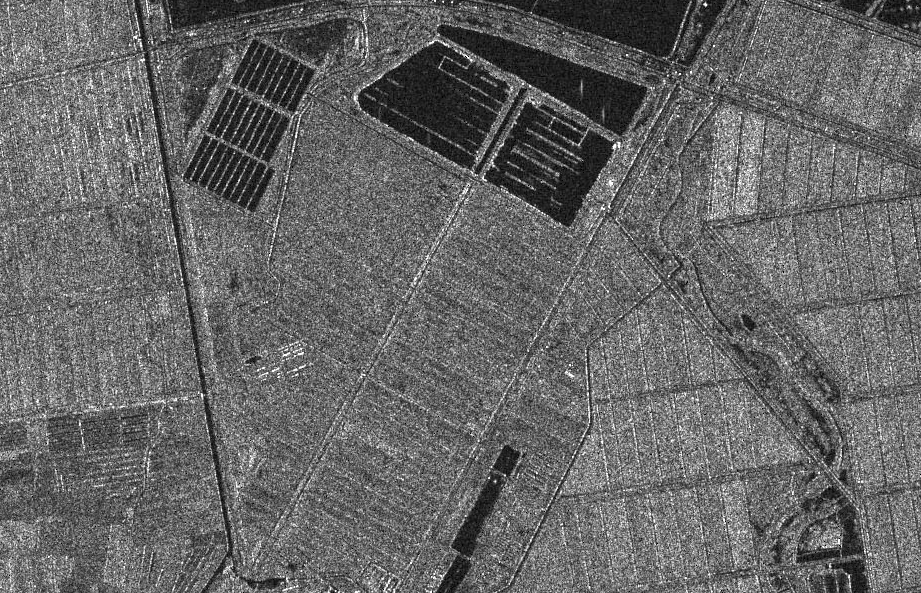
%> input picture datasets/shuguang_1.bmp, 921 x 593 px
$ octave GIR_MRF_demo.m   (GNU Octave 9; MATLAB toolbox functions it lacks are replaced by stand-ins)
%> lines starting %> are read from the running program, lines starting %| are printed output that depends on the picture; in (x1, y1, x2, y2) boxes, pixels count from 0 and x2, y2 are one past the last pixel; in counts of white or black regions, pixels touching at a corner belong together; the program's own positions count from 1
### auxi_funcs/Load_dataset.m
if strcmp(dataset,'#1-Italy') == 1 % Heterogeneous CD of multispectral VS. multispectral
    image_t1 = imread('Italy_1.bmp');
    image_t2 = imread('Italy_2.bmp');
    gt = imread('Italy_gt.bmp');
    Ref_gt = gt(:,:,1);
    figure;
    subplot(131);imshow(image_t1,[]);title('imaget1')
    subplot(132);imshow(image_t2,[]);title('imaget2')
    subplot(133);imshow(Ref_gt,[]);title('Refgt')
elseif strcmp(dataset,'#2-Texas') == 1 % Heterogeneous CD of multispectral VS. multispectral
    load('Cross-sensor-Bastrop-data.mat')
    image_t1 = double(t1_L5);
    image_t2 = double(t2_ALI);
    gt = double(ROI_1);
    Ref_gt = gt(:,:,1);
    figure;
    subplot(131);imshow(2*uint8(image_t1(:,:,[4 3 2])));title('imaget1')
    subplot(132);imshow(6*uint16(image_t2(:,:,[5 4 3])));title('imaget2')
    subplot(133);imshow(Ref_gt,[]);title('Refgt')
elseif strcmp(dataset,'#3-Img7') == 1 % Heterogeneous CD of multispectral VS. multispectral
    image_t1 = imread('Img7-Bc.tif');
    image_t2 = imread('Img7-Ac.tif');
    gt = imread('Img7-C.tif');
    Ref_gt = gt(:,:,1);
    image_t1 = image_t1(1:4:end,1:4:end,:);
    image_t2 = image_t2(1:4:end,1:4:end,:);
    Ref_gt = Ref_gt(1:4:end,1:4:end);
    figure;
    subplot(131);imshow(image_t1,[]);title('imaget1')
    subplot(132);imshow(image_t2,[]);title('imaget2')
    subplot(133);imshow(Ref_gt,[]);title('Refgt')
elseif strcmp(dataset,'#4-Img17') == 1 % Heterogeneous CD of multispectral VS. multispectral
    image_t1 = imread('Img17-Bc.tif');
    image_t2 = imread('Img17-A.tif');
    gt = imread('Img17-C.tif');
    Ref_gt = gt(:,:,1);
    figure;
    subplot(131);imshow(image_t1,[]);title('imaget1')
    subplot(132);imshow(image_t2,[]);title('imaget2')
    subplot(133);imshow(Ref_gt,[]);title('Refgt')
elseif strcmp(dataset,'#5-Shuguang') == 1 % Heterogeneous CD of SAR VS. Optical
    image_t1 = imread('shuguang_1.bmp');
%> image_t1 is the input picture: size 593x921x3 uint8; min 0, max 255, mean 102.2
    image_t2 = imread('shuguang_2.bmp');
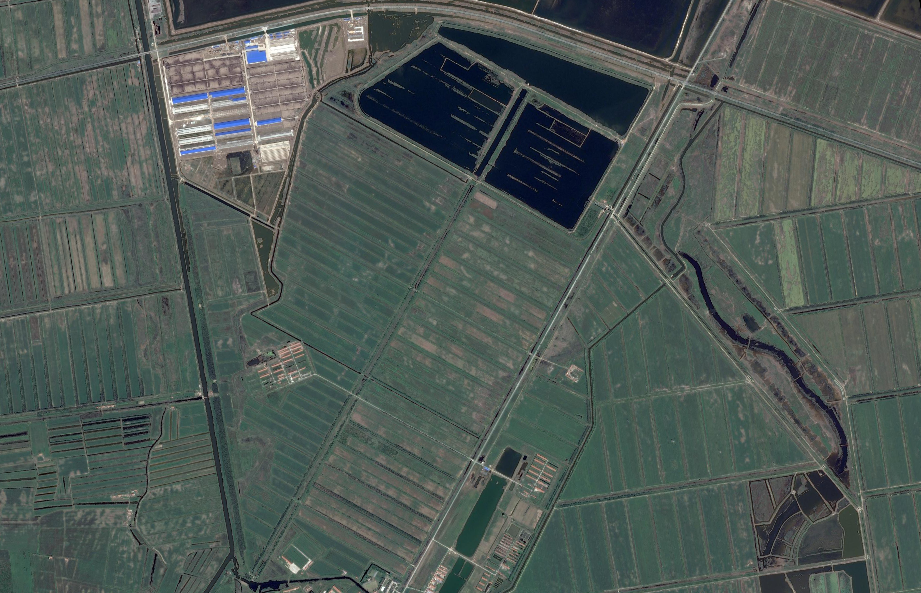
%> input picture datasets/shuguang_2.bmp, 921 x 593 px
%> image_t2 is the input picture: size 593x921x3 uint8; mean R, G, B 78.6, 89.3, 84.8
    gt = imread('shuguang_gt.bmp');
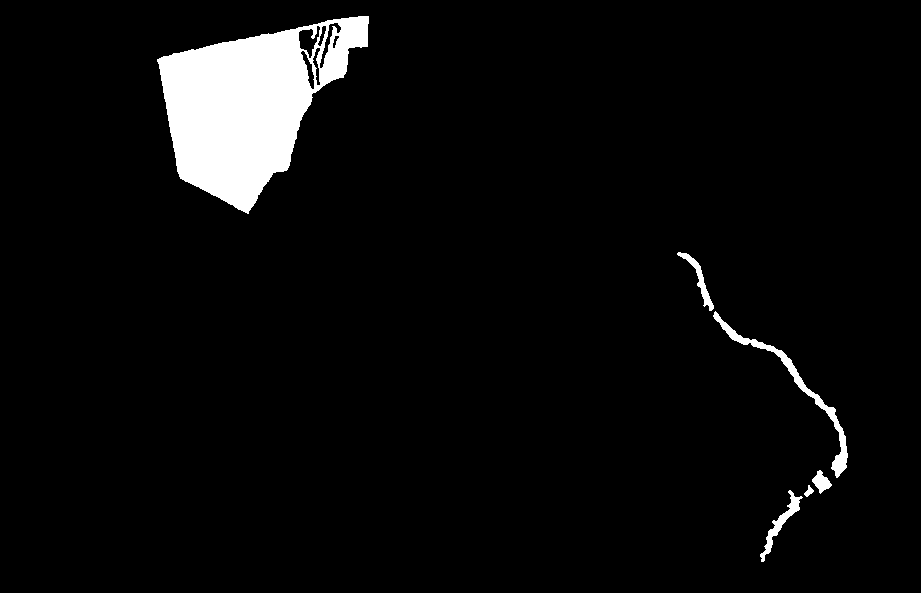
%> input picture datasets/shuguang_gt.bmp, 921 x 593 px
%> gt is the input picture: size 593x921 uint8; 4.6% white; 6 white regions, box (x1, y1, x2, y2) and area: (157, 16, 369, 214) 22232, (713, 311, 848, 478) 1558, (760, 490, 803, 562) 581, (677, 252, 714, 311) 423, (812, 470, 832, 494) 246, (804, 485, 814, 497) 59
    Ref_gt = gt(:,:,1);
    figure;
    subplot(131);imshow(image_t1,[]);title('imaget1')
    subplot(132);imshow(image_t2,[]);title('imaget2')
    subplot(133);imshow(Ref_gt,[]);title('Refgt')
elseif strcmp(dataset,'#6-California') == 1 % Heterogeneous CD of SAR VS. Optical
    load('California.mat')
    image_t1_temp =image_t2;
    image_t2 = image_t1;
    image_t1 = image_t1_temp;
    Ref_gt = gt(:,:,1);
    figure;
    subplot(131);imshow(image_t1(:,:,[4 3 2])+1,[]);title('imaget1')
    subplot(132);imshow(image_t2,[-1 1]);title('imaget2')
    subplot(133);imshow(Ref_gt,[]);title('Refgt')
elseif strcmp(dataset,'#7-Img5') == 1 % Heterogeneous CD of SAR VS. Optical
    image_t1 = (imread('Img5-Bc.tif'));
    image_t2 = (imread('Img5-A.tif'));
    gt = imread('Img5-C.tif');
    Ref_gt = gt(:,:,1);
    image_t1 = image_t1(1:4:end,1:4:end,:);
    image_t2 = image_t2(1:4:end,1:4:end,:);
    Ref_gt = Ref_gt(1:4:end,1:4:end);
    figure;
    subplot(131);imshow(image_t1,[]);title('imaget1')
    subplot(132);imshow(image_t2,[]);title('imaget2')
    subplot(133);imshow(Ref_gt,[]);title('Refgt')
    image_t2 = image_normlized(image_t2,'sar');
end
image_t1 = double (image_t1);
%> image_t1: size 593x921x3 double
image_t2 = double (image_t2);
%> image_t2: size 593x921x3 double

### auxi_funcs/GIR_MRF_forMCD.m
function [ChangeMap,DifferenceImage,RegImg] = GIR_MRF_forMCD(image_t1,image_t2,opt)
%% preprocessing
Compactness = 1;
t_p1 = clock;
Compactness = 1;
%> the run ends on the next line
[sup_img,Ns] =  SuperpixelSegmentation(image_t1,opt.Ns,Compactness);
[t1_feature,t2_feature,norm_par] = MSMfeature_extraction(sup_img,image_t1,image_t2) ;% MVE;MSM
fprintf('\n');fprintf('The computational time of Preprocessing (t_p1) is %i \n', etime(clock, t_p1));
fprintf(['\n' '====================================================================== ' '\n'])
%% Algorithm 1. Structured graph learning
opt.K = round(sqrt(Ns));
opt.iterSGL = 5;
opt.mu1 = 0.4;
opt.mu2 = 0.4;
t_p2 = clock;
[Sx] = StructuredGraphLearning(t1_feature,opt);
if strcmp(opt.Ltype,'GL')
  [GLx] = LaplacianMatrix(Sx); % GL
  elseif strcmp(opt.Ltype,'HGL')
  [GLx] = HyperLaplacianMatrix(Sx,t1_feature); % HGL
end
fprintf('\n');fprintf('The computational time of Structured graph learning (t_p2) is %i \n', etime(clock, t_p2));
fprintf(['\n' '====================================================================== ' '\n'])
%%  Algorithm 2. Structure consistency based image regression
% image_t1 ----> image_t2
opt.iterIR = 10;
opt.mu1 = 0.4;
opt.mu2 = 0.4;
t_p3 = clock;
if opt.Ns <=15000
  [regression_t1, delt,RelDiff] = StructureConsistencyImageRegression(t2_feature,GLx,Sx,opt);
elseif opt.Ns >15000 % for large Ns, the preconditioned conjugate gradient method is recommended
  [regression_t1, delt,RelDiff] = StructureConsistencyImageRegressionPCG(t2_feature,GLx,Sx,opt);
end
fprintf('\n');fprintf('The computational time of Image Regression (t_p3) is %i \n', etime(clock, t_p3));
fprintf(['\n' '====================================================================== ' '\n'])
DI_tmep = sum(delt.^2,1);
DifferenceImage  = suplabel2DI(sup_img,DI_tmep);
[RegImg,~,~] = suplabel2ImFeature(sup_img,regression_t1,size(image_t2,3));% t1--->t2
RegImg = DenormImage(RegImg,norm_par(size(image_t1,3)+1:end));
%% Algorithm 3: GMM based MRF segmentation
t_p4 = clock;
no_gauss = min(size(delt,1),fix(size(delt,2)/1000));
opt.iterGC = 5;
% Partially use the MATLAB Implementation of GrabCut download from https://github.com/xiumingzhang/grabcut.
% And use the graphCutMex download from https://github.com/aosokin/graphCutMex_BoykovKolmogorov.
[ChangeMap] = MeanGMMbasedMRF(image_t1,sup_img,t1_feature,t2_feature,delt,no_gauss,opt);
fprintf('\n');fprintf('The computational time of MRF segmentation (t_p4) is %i \n', etime(clock, t_p4));
fprintf(['\n' '====================================================================== ' '\n'])

### GIR_MRF_demo.m
%%  Structured graph based image regression for unsupervised multimodal change detection
%{
Code: GIR-MRF - 2021
This is a test program for the graph based image regression and MRF segmentation method (GIR-MRF) for multimodal change detection problem.

If you use this code for your research, please cite our paper. Thank you!

Sun, Yuli, et al. "Structured graph based image regression for unsupervised multimodal change detection."
ISPRS Journal of Photogrammetry and Remote Sensing 185 (2022): 16-31.
===================================================
%}
clear;
close all
addpath(genpath(pwd))
%% load dataset
% Please note that the forward and backward detection results are not the same.
% When the forward result is not satisfactory, try swapping the input order of image_t1 and image_t2 to get the backward change detection result.
% In the future we will consider fusing the forward and backward results to improve detection performance.
dataset = '#5-Shuguang';% #1-Italy, #2-Texas, #3-Img7, #4-Img17, #5-Shuguang, #6-California, #7-Img5
Load_dataset
fprintf(['\n Data loading is completed...... ' '\n'])
%% Parameter setting
% With different parameter settings, the results will be a little different
% Ns: the number of superpxiels,  A larger Ns will improve the detection granularity, but also increase the running time. 5000 <= Ns <= 20000 is recommended.
% lamda: sparse regularization parameter, which should be selected according to the proportion of the changed component.
% eta: balance parameter. The smaller the lambda, the smoother the CM. 0.025<= alfa <=0.1 is recommended.
% Nseg: Number of repetitions of the MRF segmentation, averaged Nseg times.
% When testing the running time, set opt.Nseg = 1.
opt.Ns = 10000;
opt.PenaltyType= 'Fro'; % 'Fro', 'L1','L21'
opt.beta = 1;
opt.lambda = 0.1;
opt.eta = 0.025; % for #1-Italy, eta = 0.05 is better
opt.Ltype = 'GL';% 'GL' or 'HGL'
opt.Nseg = 10; % set opt.Nseg = 1 for testing running time.
%% GIR-MRF
fprintf(['\n GIR-MRF is running...... ' '\n'])
t_o = clock;
[ChangeMap,DifferenceImage,RegImg] = GIR_MRF_forMCD(image_t1,image_t2,opt);
